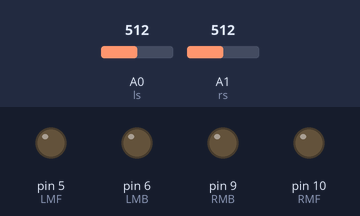
Bench run of a sketch on a simulated Arduino Uno, built with avr-gcc and run on an emulated ATmega328P. Shown: output pins drawn as LEDs (lit = HIGH). The inputs (shaded band) are chosen by the test bench; at power-on: A0 (ls) = 512, A1 (rs) = 512.

Above: at 1.2 s.
1.3 s: A0 (ls) set to 492
At 2.2 s:
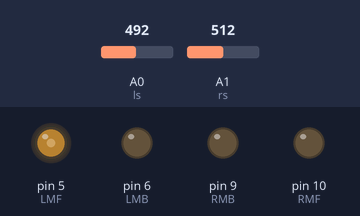
2.8 s: A1 (rs) set to 484
At 3.4 s:
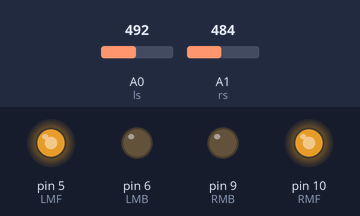
Timing chart, 0 to 5.8 s (numbered marks = the images above; inputs shaded):
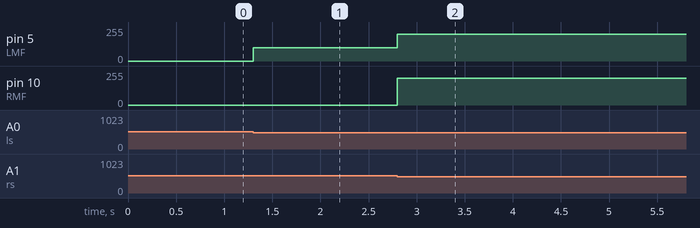

Measured:
- the behaviour switches between 500 and 499 on A0 (ls) (found by bisection; images 0 and 1)
- the behaviour switches between 500 and 499 on A1 (rs) (found by bisection; images 1 and 2)
- after the input at 1.3 s, pin 5 (LMF): 0/255 → 100/255 at once
- after the input at 2.8 s, pin 5 (LMF): 100/255 → 200/255 at once; pin 10 (RMF): 0/255 → 200/255 at once

The sketch:

air_follower_robot.ino
```cpp
int LMF=5;
 int LMB=6;
 int RMF=10;
 int RMB=9;
 int ls=A0;  //left sensor
 int rs=A1;  //right sensor

void setup() {
  // put your setup code here, to run once:
  pinMode(LMF,OUTPUT);
  pinMode(RMF,OUTPUT);
  pinMode(LMB,OUTPUT);
  pinMode(RMB,OUTPUT);
  pinMode(ls,INPUT);
  pinMode(rs,INPUT);
}

void loop() {
  // put your main code here, to run repeatedly:
  if(analogRead(ls)<500 && analogRead(rs)<500)   //Forward
   {
    analogWrite(LMF,200);
    analogWrite(RMF,200);
    }
   else if(analogRead(ls)>=500 && analogRead(rs)>=500)   //STOP
   {
    analogWrite(LMF,LOW);
    analogWrite(RMF,LOW);
    }
   else if(analogRead(ls)>=500 && analogRead(rs)<500)   //LEFT
   {
    analogWrite(LMF,100);
    analogWrite(RMF,LOW);
    }
    else if(analogRead(ls)<500 && analogRead(rs)>=500)  //RIGHT
   {
    analogWrite(LMF,100);
    analogWrite(RMF,LOW);
    }
}
```
